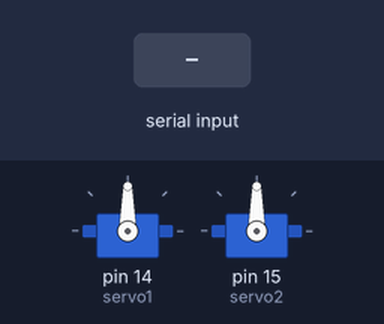
Recording of a sketch running on a simulated Arduino Uno, built with avr-gcc and run on an emulated ATmega328P. On the bench: 2 × servo. The test bench sets the inputs (shaded band). What the sketch prints to the serial monitor is not drawn.

Above: at 1.2 s.
1.3 s: "s90\n" received over Serial
At 2.5 s:
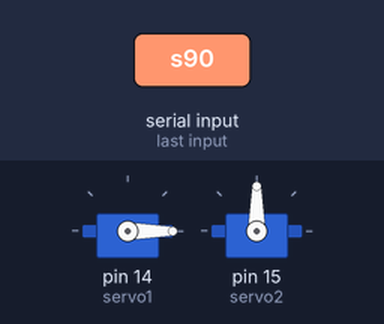
2.8 s: "s,45\n" received over Serial
At 3.8 s:
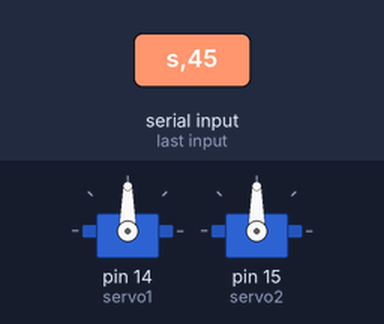
4.3 s: "w90\n" received over Serial
At 4.9 s:
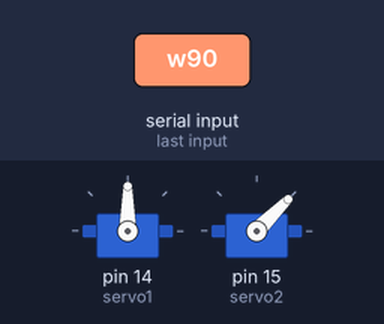
5.8 s: "w,45\n" received over Serial
At 6.1 s:
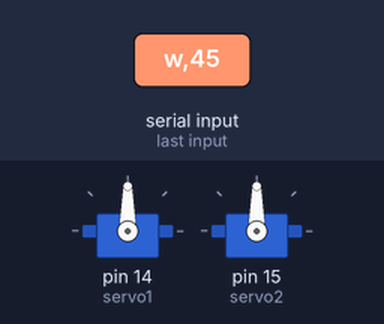
7.3 s: "s" received over Serial
At 8.4 s:
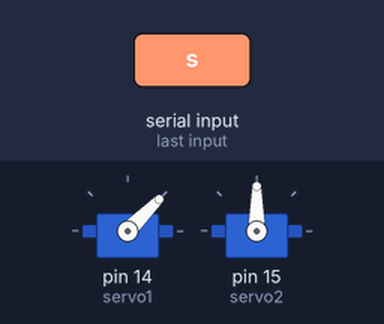
8.8 s: "w" received over Serial
At 9.6 s:
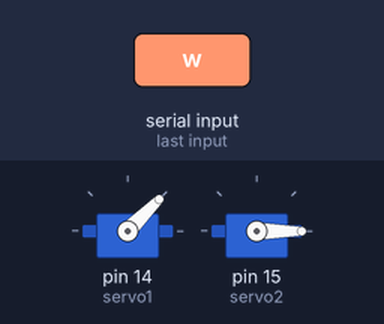
Timing chart, 0 to 11.3 s (numbered marks = the images above; inputs shaded):
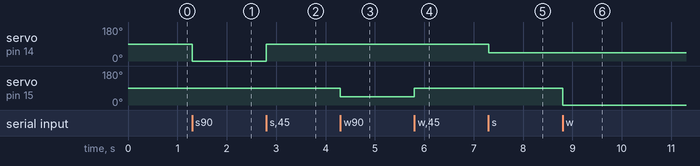

Measured:
- after the input at 1.3 s, servo on pin 14 (servo1): 90° → 0° at once
- after the input at 2.8 s, servo on pin 14 (servo1): 0° → 90° at once
- after the input at 4.3 s, servo on pin 15 (servo2): 90° → 45° at once
- after the input at 5.8 s, servo on pin 15 (servo2): 45° → 90° at once
- after the input at 7.3 s, servo on pin 14 (servo1): 90° → 45° at once
- after the input at 8.8 s, servo on pin 15 (servo2): 90° → 0° at once

The sketch:

sample_code.ino
```cpp
#include <Servo.h>

Servo servo1; Servo servo2;


void setup() {

  pinMode(1,OUTPUT);
  servo1.attach(14); //analog pin 0
  //servo1.setMaximumPulse(2000);
  //servo1.setMinimumPulse(700);

  servo2.attach(15); //analog pin 1
  Serial.begin(19200);
  Serial.println("Ready");

}

void loop() {

  static int v = 0;

  if ( Serial.available()) {
    char ch = Serial.read();

    switch(ch) {
      case '0'...'9':
        v = v * 10 + ch - '0';
        break;
      case 's':
        servo1.write(v);
        v = 0;
        break;
      case 'w':
        servo2.write(v);
        v = 0;
        break;
      case 'd':
        servo2.detach();
        break;
      case 'a':
        servo2.attach(15);
        break;
    }
  }

  Servo::refresh();

}
```
